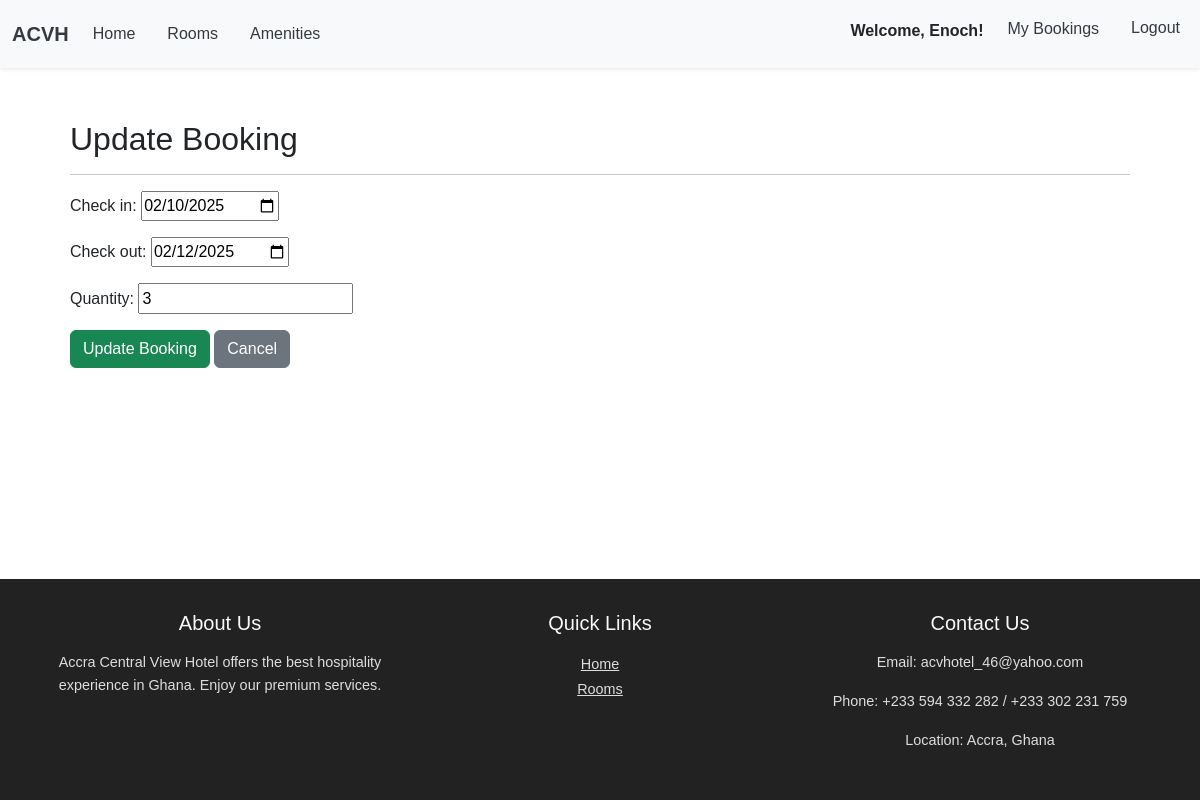
Page /update_booking/64/ (signed in) on the committed database.
### main/models.py (models this page shows, shortened)
class CustomUser(AbstractUser):
    phone_number = models.CharField(max_length=20)
    address = models.CharField(max_length=100)
    email = models.EmailField(unique=True)
    timestamp = models.DateTimeField(auto_now_add=True)

class Booking(models.Model):
    user = models.ForeignKey(CustomUser, on_delete=models.CASCADE)
    room = models.ForeignKey(Room, on_delete=models.CASCADE)
    check_in = models.DateField()
    check_out = models.DateField()
    quantity = models.PositiveIntegerField(default=1)

### main/views.py (the view)
# urls.py: path('update_booking/<int:booking_id>/', views.update_booking, name='update_booking'),
@login_required
def update_booking(request, booking_id):
    booking = get_object_or_404(Booking, id=booking_id, user=request.user)
    if request.method == 'POST':
        form = BookingForm(request.POST, instance=booking)
        if form.is_valid():
            form.save()
            messages.success(request, "Your booking has been updated successfully.")
            return redirect('booking_list')  # Redirect to the booking list page
    else:
        form = BookingForm(instance=booking)
    return render(request, 'main/update_booking.html', {'form': form, 'booking': booking})

### main/forms.py
class BookingForm(forms.ModelForm):
    class Meta:
        model = Booking
        fields = ('check_in', 'check_out', 'quantity')
    check_in = forms.DateField(
        widget=forms.DateInput(
            attrs={
                'type': 'date',
                'placeholder': 'YYYY-MM-DD'  # Example placeholder
            }
        )
    )
    check_out = forms.DateField(
        widget=forms.DateInput(
            attrs={
                'type': 'date',
                'placeholder': 'YYYY-MM-DD'  # Example placeholder
            }
        )
    )

### main/templates/main/update_booking.html (shortened to what this page needs)
{% extends 'main/base.html' %}
{% load static %}
{% block content %}
<div class="container mt-4">
    <h2>Update Booking</h2>
    <hr>
    <form method="POST">
        {{ form.as_p }}
        <button type="submit" class="btn btn-success">Update Booking</button>
        <a href="{% url 'booking_list' %}" class="btn btn-secondary">Cancel</a>
    </form>
</div>
{% endblock %}

### main/templates/main/base.html (shortened to what this page needs)
{% load static %}
<!DOCTYPE html>
<html lang="en">
<head>
  <link href="https://cdn.jsdelivr.net/npm/bootstrap@5.3.0/dist/css/bootstrap.min.css" rel="stylesheet">
  <link rel="stylesheet" href="https://cdnjs.cloudflare.com/ajax/libs/font-awesome/6.5.1/css/all.min.css">
</head>
<body>
  <div class="container">
    {% if not hide_nav %}
    <nav class="navbar navbar-expand-lg navbar-light bg-light shadow-sm" style="width: 100%; ">
      <div class="container-fluid">
        <a class="navbar-brand fw-bold" href="#">ACVH</a>
        <div class="collapse navbar-collapse" id="navbarNav">
          <ul class="navbar-nav">
            <li class="nav-item"><a class="nav-link active" href="{% url 'home' %}">Home</a></li>
            <li class="nav-item"><a class="nav-link" href="{% url 'rooms' %}">Rooms</a></li>
            <li class="nav-item"><a class="nav-link" href="{% url 'amenities' %}">Amenities</a></li>
          </ul>
          <ul class="navbar-nav ms-auto">
            {% if user.is_authenticated %}
              <li class="nav-item"><p style="font-weight: bold; padding-top: 10px;">Welcome, {{ user.username }}!</p></li>
              <li class="nav-item"><a class="nav-link" href="{% url 'booking_list' %}">My Bookings</a></li>
              <li class="nav-item">
                <form method="post" action="{% url 'logout' %}" style="display: inline;">
                  <button type="submit" class="btn btn-link nav-link">Logout</button>
                </form>
              </li>
            {% else %}
              <li class="nav-item"><a class="nav-link" href="{% url 'login' %}">Login</a></li>
              <li class="nav-item"><a class="nav-link" href="{% url 'register' %}">Register</a></li>
            {% endif %}
          </ul>
        </div>
      </div>
    </nav>
    {% endif %}
    <div class="content">
      <main>
        {% block content %}
        {% endblock %}
      </main>
    </div>
  </div>
  <footer class="footer">
    <div class="container">
      <div class="row">
        <div class="col-md-4 text-center">
          <h5>About Us</h5>
          <p>Accra Central View Hotel offers the best hospitality experience in Ghana. Enjoy our premium services.</p>
        </div>
        <div class="col-md-4 text-center">
          <h5>Quick Links</h5>
          <ul class="list-unstyled">
            <li><a href="{% url 'home' %}">Home</a></li>
            <li><a href="{% url 'rooms' %}">Rooms</a></li>
          </ul>
        </div>
        <div class="col-md-4 text-center">
          <h5>Contact Us</h5>
          <p>Email: acvhotel_46@yahoo.com</p>
          <p>Phone: +233 594 332 282 / +233 302 231 759</p>
          <p>Location: Accra, Ghana</p>
        </div>
      </div>
    </div>
  </footer>
</body>
</html>

### main/templates/main/base.html (style rules this page uses)
body { font-family: Arial, sans-serif; line-height: 1.6; margin: 0; padding: 0; display: flex; flex-direction: column; min-height: 100vh; }
.container { flex: 1; }
nav.navbar { position: fixed; top: 0; z-index: 1050; width: 100%; box-shadow: 0 2px 5px rgba(0, 0, 0, 0.1); left: 0; }
.navbar-brand { font-size: 1.25rem; color: #343a40 !important; }
.navbar-nav .nav-link { color: #343a40 !important; padding: 0.5rem 1rem; }
nav.navbar a.navbar-brand { font-weight: bold; }
.shadow-sm { box-shadow: 0 2px 4px rgba(0, 0, 0, 0.1); }
.navbar-nav { gap: 1rem; }
nav.navbar .navbar-nav { gap: 1rem; }
nav.navbar .navbar-collapse { justify-content: space-between; }
.content { margin-top: 80px; padding: 1rem; }
.footer { background-color: #222; color: #fff; padding: 2rem 0; }
.footer h5 { color: #f9f9f9; margin-bottom: 1rem; }
.footer p, .footer a { font-size: 0.9rem; color: #ddd; }

### rows in the picture
CustomUser: username "Enoch"
Booking: check_in "02/10/2025", check_out "02/12/2025", quantity "3"
